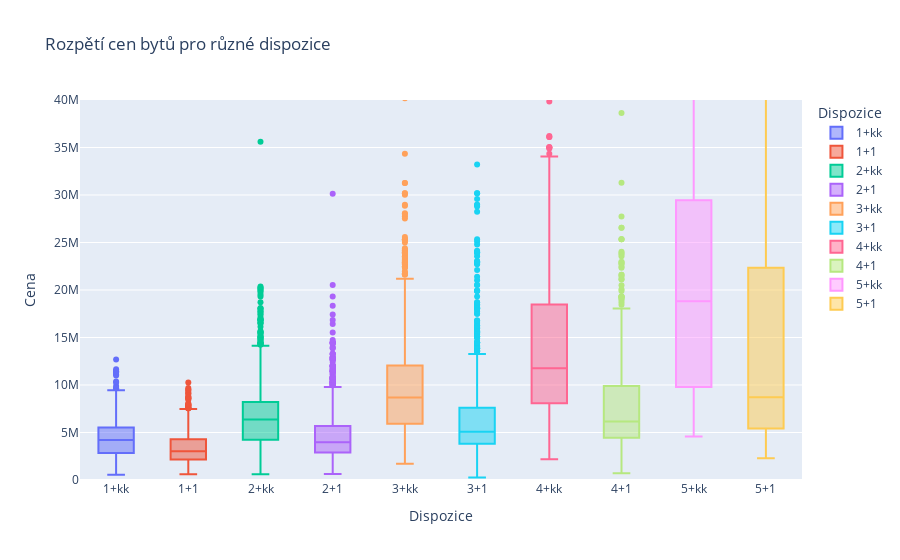

The notebook cell saved with this chart:
### Markdown cell above
# Boxplot
Pojďme se kouknout na rozpětí cen bytů pro různé dispozice
Uvažují se byty v soukromém vlastnictví

### Code cell
boxdata = df.copy()
boxdata["Dispozice"] = boxdata["Dispozice"].astype(str)
boxdata = boxdata[boxdata["Dispozice"] != "nan"]

fig = px.box(
    boxdata,
    x="Dispozice",
    y="Cena",
    color="Dispozice",
    title="Rozpětí cen bytů pro různé dispozice",
    range_y = [0, 40000000],
    category_orders = {"Dispozice": ["1+kk", "1+1", "2+kk", "2+1", "3+kk", "3+1", "4+kk", "4+1", "5+kk", "5+1"]}
)
fig.show()
fig.write_image("./images/cenove_rozpeti_dle_dispozice.png")

### Figure 1 — Plotly figure (JSON) as saved in the notebook; plotly's stock layout.template omitted (floating-point values rounded to 4 significant figures; data arrays with more than 128 entries replaced by an {"elided": "..."} marker saying what was removed)
{"data": [{"alignmentgroup": "True", "hovertemplate": "Dispozice=%{x}<br>Cena=%{y}<extra></extra>", "legendgroup": "1+kk", "marker": {"color": "#636efa"}, "name": "1+kk", "notched": false, "offsetgroup": "1+kk", "orientation": "v", "showlegend": true, "type": "box", "x": {"elided": "673 str values"}, "x0": " ", "xaxis": "x", "y": {"elided": "673 int values"}, "y0": " ", "yaxis": "y"}, {"alignmentgroup": "True", "hovertemplate": "Dispozice=%{x}<br>Cena=%{y}<extra></extra>", "legendgroup": "1+1", "marker": {"color": "#EF553B"}, "name": "1+1", "notched": false, "offsetgroup": "1+1", "orientation": "v", "showlegend": true, "type": "box", "x": {"elided": "673 str values"}, "x0": " ", "xaxis": "x", "y": {"elided": "673 int values"}, "y0": " ", "yaxis": "y"}, {"alignmentgroup": "True", "hovertemplate": "Dispozice=%{x}<br>Cena=%{y}<extra></extra>", "legendgroup": "2+kk", "marker": {"color": "#00cc96"}, "name": "2+kk", "notched": false, "offsetgroup": "2+kk", "orientation": "v", "showlegend": true, "type": "box", "x": {"elided": "1517 str values"}, "x0": " ", "xaxis": "x", "y": {"elided": "1517 int values"}, "y0": " ", "yaxis": "y"}, {"alignmentgroup": "True", "hovertemplate": "Dispozice=%{x}<br>Cena=%{y}<extra></extra>", "legendgroup": "2+1", "marker": {"color": "#ab63fa"}, "name": "2+1", "notched": false, "offsetgroup": "2+1", "orientation": "v", "showlegend": true, "type": "box", "x": {"elided": "1968 str values"}, "x0": " ", "xaxis": "x", "y": {"elided": "1968 int values"}, "y0": " ", "yaxis": "y"}, {"alignmentgroup": "True", "hovertemplate": "Dispozice=%{x}<br>Cena=%{y}<extra></extra>", "legendgroup": "3+kk", "marker": {"color": "#FFA15A"}, "name": "3+kk", "notched": false, "offsetgroup": "3+kk", "orientation": "v", "showlegend": true, "type": "box", "x": {"elided": "1239 str values"}, "x0": " ", "xaxis": "x", "y": {"elided": "1239 int values"}, "y0": " ", "yaxis": "y"}, {"alignmentgroup": "True", "hovertemplate": "Dispozice=%{x}<br>Cena=%{y}<extra></extra>", "legendgroup": "3+1", "marker": {"color": "#19d3f3"}, "name": "3+1", "notched": false, "offsetgroup": "3+1", "orientation": "v", "showlegend": true, "type": "box", "x": {"elided": "2442 str values"}, "x0": " ", "xaxis": "x", "y": {"elided": "2442 int values"}, "y0": " ", "yaxis": "y"}, {"alignmentgroup": "True", "hovertemplate": "Dispozice=%{x}<br>Cena=%{y}<extra></extra>", "legendgroup": "4+kk", "marker": {"color": "#FF6692"}, "name": "4+kk", "notched": false, "offsetgroup": "4+kk", "orientation": "v", "showlegend": true, "type": "box", "x": {"elided": "439 str values"}, "x0": " ", "xaxis": "x", "y": {"elided": "439 int values"}, "y0": " ", "yaxis": "y"}, {"alignmentgroup": "True", "hovertemplate": "Dispozice=%{x}<br>Cena=%{y}<extra></extra>", "legendgroup": "4+1", "marker": {"color": "#B6E880"}, "name": "4+1", "notched": false, "offsetgroup": "4+1", "orientation": "v", "showlegend": true, "type": "box", "x": {"elided": "451 str values"}, "x0": " ", "xaxis": "x", "y": {"elided": "451 int values"}, "y0": " ", "yaxis": "y"}, {"alignmentgroup": "True", "hovertemplate": "Dispozice=%{x}<br>Cena=%{y}<extra></extra>", "legendgroup": "5+kk", "marker": {"color": "#FF97FF"}, "name": "5+kk", "notched": false, "offsetgroup": "5+kk", "orientation": "v", "showlegend": true, "type": "box", "x": ["5+kk", "5+kk", "5+kk", "5+kk", "5+kk", "5+kk", "5+kk", "5+kk", "5+kk", "5+kk", "5+kk", "5+kk", "5+kk", "5+kk", "5+kk", "5+kk", "5+kk", "5+kk", "5+kk", "5+kk", "5+kk", "5+kk", "5+kk", "5+kk", "5+kk", "5+kk", "5+kk", "5+kk", "5+kk", "5+kk", "5+kk", "5+kk", "5+kk", "5+kk", "5+kk", "5+kk", "5+kk", "5+kk", "5+kk", "5+kk", "5+kk", "5+kk", "5+kk", "5+kk", "5+kk", "5+kk", "5+kk", "5+kk", "5+kk", "5+kk", "5+kk", "5+kk", "5+kk", "5+kk", "5+kk", "5+kk", "5+kk", "5+kk", "5+kk", "5+kk", "5+kk", "5+kk", "5+kk", "5+kk", "5+kk", "5+kk", "5+kk", "5+kk", "5+kk", "5+kk", "5+kk", "5+kk", "5+kk", "5+kk"], "x0": " ", "xaxis": "x", "y": [12375000, null, 36101000, 28965000, 24329000, null, 25947000, null, 23906000, null, 31996000, 30105000, 36692000, 26925000, 14959000, 25174000, 35014000, 29943000, null, 17024000, null, 20767000, 6024000, null, 10987000, 37538000, 35920000, null, 31670000, 35618000, 18098000, null, 21721000, 95384000, 35014000, 19559000, 11589000, 24135000, null, 35618000, 26502000, 17990000, null, 6591000, 7232000, 16903000, null, null, 8439000, 19910000, 15032000, 13269000, 27589000, 27589000, 4588000, null, 5795000, 6640000, null, null, 7123000, 9417000, 8439000, 13885000, 7846000, 45914000, 12980000, 8148000, 9043000, 10142000, null, null, 8443000, 13269000], "y0": " ", "yaxis": "y"}, {"alignmentgroup": "True", "hovertemplate": "Dispozice=%{x}<br>Cena=%{y}<extra></extra>", "legendgroup": "5+1", "marker": {"color": "#FECB52"}, "name": "5+1", "notched": false, "offsetgroup": "5+1", "orientation": "v", "showlegend": true, "type": "box", "x": ["5+1", "5+1", "5+1", "5+1", "5+1", "5+1", "5+1", "5+1", "5+1", "5+1", "5+1", "5+1", "5+1", "5+1", "5+1", "5+1", "5+1", "5+1", "5+1", "5+1", "5+1", "5+1", "5+1", "5+1", "5+1", "5+1", "5+1", "5+1", "5+1", "5+1", "5+1", "5+1", "5+1", "5+1", "5+1", "5+1", "5+1", "5+1", "5+1", "5+1", "5+1", "5+1", "5+1", "5+1", "5+1", "5+1", "5+1", "5+1", "5+1", "5+1", "5+1", "5+1", "5+1", "5+1", "5+1", "5+1", "5+1", "5+1", "5+1", "5+1", "5+1", "5+1", "5+1", "5+1", "5+1", "5+1", "5+1", "5+1", "5+1", "5+1", "5+1"], "x0": " ", "xaxis": "x", "y": [null, null, 47692000, 44673000, null, 31984000, null, 22819000, 19306000, 23906000, 11814000, null, 13522000, 30185000, null, 45277000, 43031000, 25053000, 51942000, 41901000, 3622000, 3983000, 10854000, 24148000, 30185000, 14476000, 22336000, null, 30185000, 21612000, 25053000, 16299000, null, 18098000, 5735000, 6145000, 8995000, 8210000, 10613000, 8331000, 14476000, 4917000, 3247000, null, 7232000, 4407000, 7836000, 6640000, 5795000, 5916000, 15575000, 7232000, 4372000, 4708000, 9055000, 14487000, 6387000, 5432000, 4164000, 8439000, 5179000, 6272000, 4431000, 3175000, 6942000, 2292000, 4093000, 5034000, 4346000, 7063000, 18714000], "y0": " ", "yaxis": "y"}], "layout": {"boxmode": "overlay", "legend": {"title": {"text": "Dispozice"}, "tracegroupgap": 0}, "title": {"text": "Rozpětí cen bytů pro různé dispozice"}, "xaxis": {"anchor": "y", "categoryarray": ["1+kk", "1+1", "2+kk", "2+1", "3+kk", "3+1", "4+kk", "4+1", "5+kk", "5+1"], "categoryorder": "array", "domain": [0, 1], "title": {"text": "Dispozice"}}, "yaxis": {"anchor": "x", "domain": [0, 1], "range": [0, 40000000], "title": {"text": "Cena"}}}}
